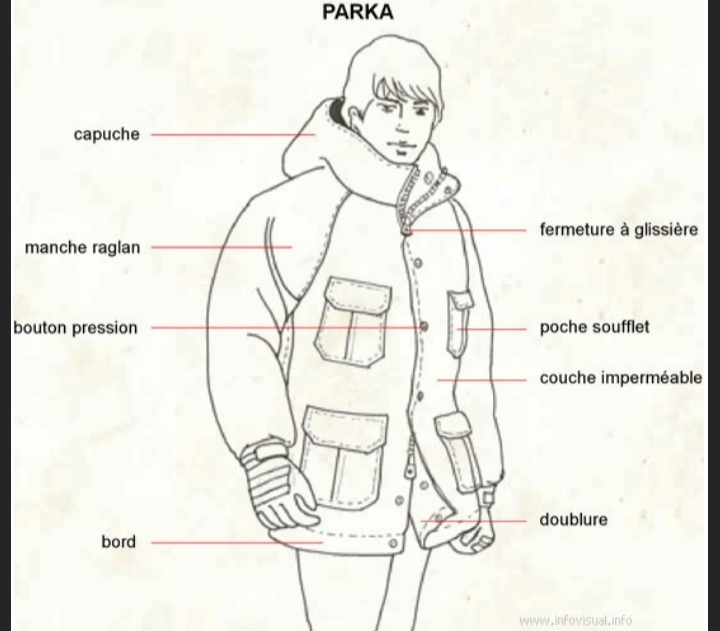
#> input picture assets/assets/img/IMG_20220118_133343.jpg, 720 x 631 px, found by its file name
$ python -i fonctions.py   (imports and definitions only)
#> lines starting #> are read from the running program, lines starting #| are printed output that depends on the picture; after the words box and inside, x2 and y2 are one past the last pixel; in counts of white or black regions, pixels touching at a corner belong together
from labocore.models import Vetements
from labocore.models import VetementsImage
from labocore.models import Composants
from labocore.models import ComposantDesign
from labocore.models import ComposantDesignImage
from django.contrib.auth.models import User
from labocore.models import CaoModelImage
from labocore.models import Cao
from labocore.models import CaoComposant
from labocore.models import CaoImageComposant
import cv2
import numpy as np
import random
import os
from django.conf import settings


# [141 lines left out: functions get_vetements_fem, get_vetements_masc, get_vetements_tous, get_vetement_details, image_vetements, get_composants and 4 more, not called in this run]


def remove_background(imggg):
	try:
		#load image
		imggg="."+imggg

		img=cv2.imread(imggg)
#> img is the input picture: shape (631, 720, 3); mean B, G, R 228.7, 236.1, 236
		#conver to gray
		gray=cv2.cvtColor(img, cv2.COLOR_BGR2GRAY)
		#threshold input image as mask
		mask=cv2.threshold(gray,250,255, cv2.THRESH_BINARY)[1]
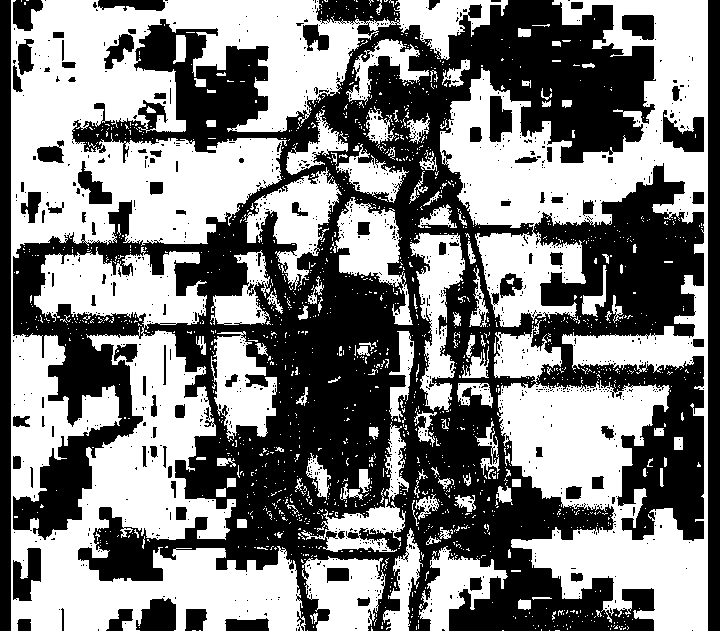
#> mask: shape (631, 720); 50.5% white; 1152 black regions (1050 under 20 px), largest, box (x1, y1, x2, y2) and area: (13, 0, 704, 631) 191848, (708, 0, 720, 631) 7572, (0, 0, 11, 631) 6941
		#negate the mask
		mask=255-mask
		#apply morphologie to remove isolated extraneaousnoise
		#use borderconstant of black since foreground touches the edges
		kernel=np.ones((3,3), np.uint8)
		mask=cv2.morphologyEx(mask, cv2.MORPH_OPEN, kernel)
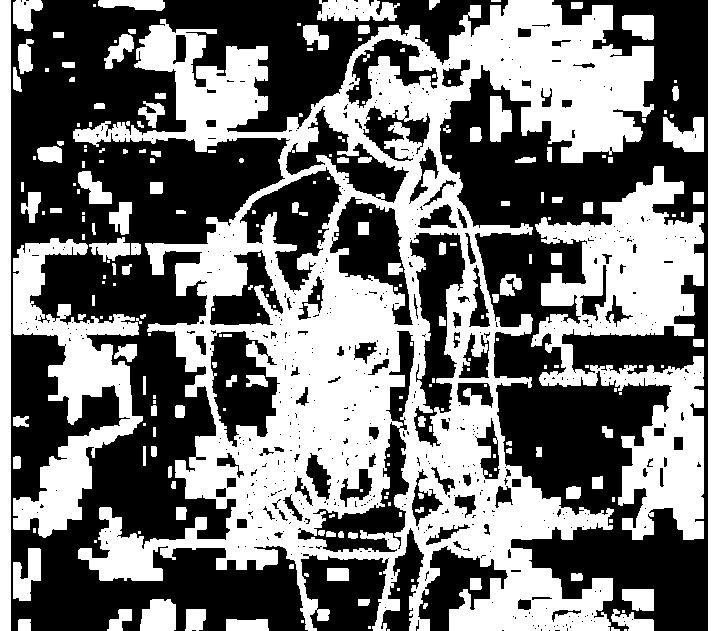
#> mask: shape (631, 720); 46.1% white; 233 white regions (110 under 20 px), largest, box (x1, y1, x2, y2) and area: (73, 0, 654, 631) 130640, (531, 166, 704, 540) 28700, (13, 238, 143, 538) 14160
		mask=cv2.morphologyEx(mask, cv2.MORPH_CLOSE, kernel)
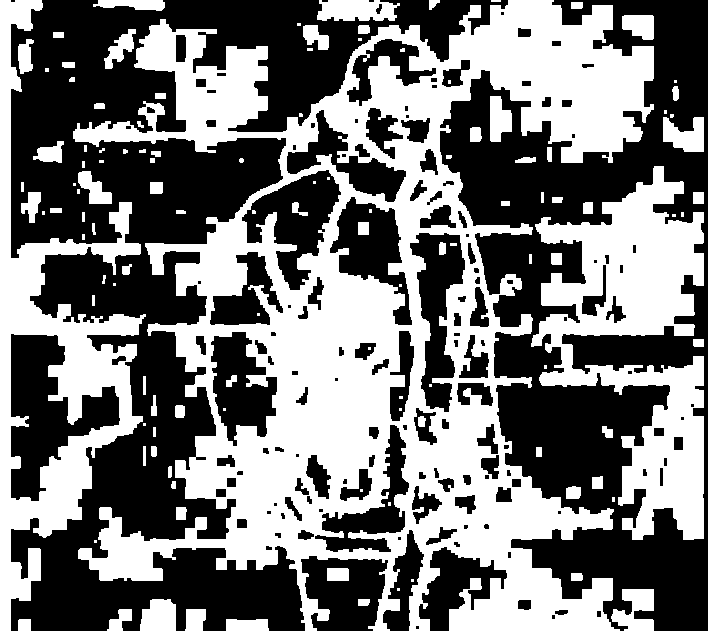
#> mask: shape (631, 720); 47.4% white; 120 white regions (38 under 20 px), largest, box (x1, y1, x2, y2) and area: (73, 0, 654, 631) 137300, (531, 166, 704, 540) 29445, (0, 0, 146, 631) 25508
		#anti-alias the mask -- blur then strecth
		#blur alpha channel
		mask=cv2.GaussianBlur(mask, (0,0), sigmaX=2, sigmaY=2, borderType=cv2.BORDER_DEFAULT)
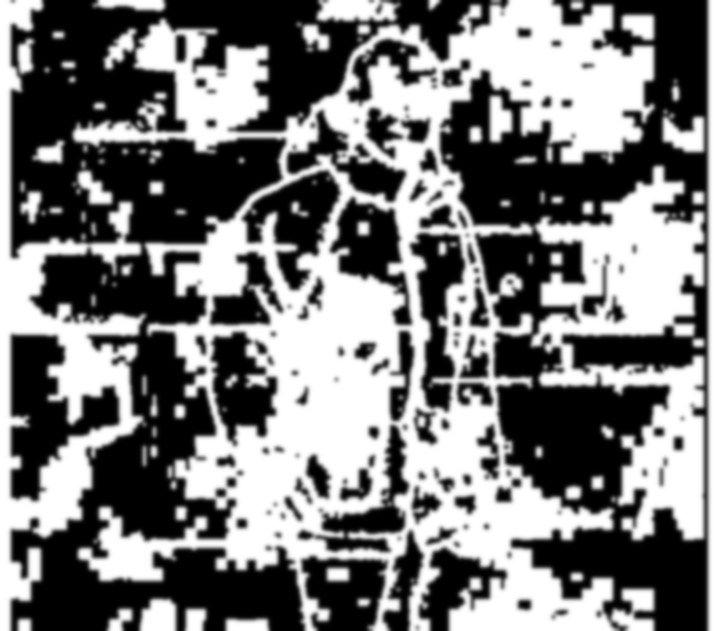
#> mask: shape (631, 720); min 0, max 255, mean 120.9
		#linear stretch so that 127.5 goes to 0 , but 255 stay 255
		mask=(2*(mask.astype(np.float32))-255.0).clip(0,255).astype(np.uint8)
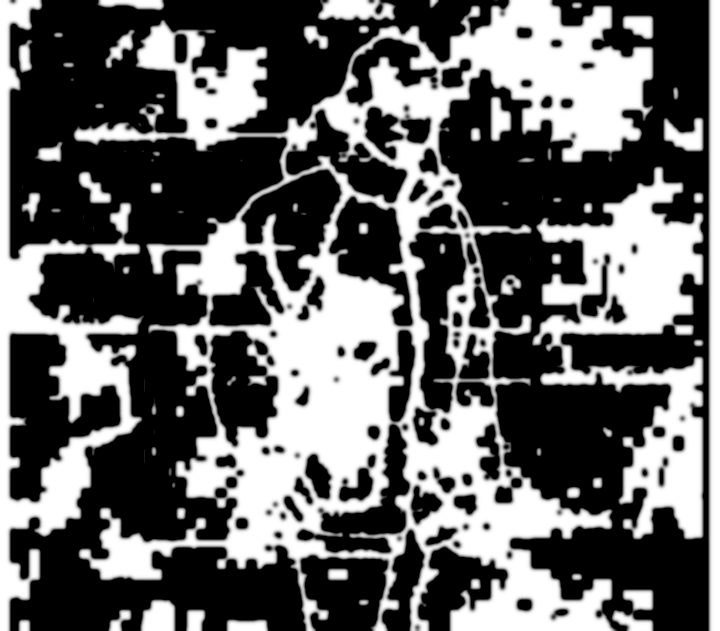
#> mask: shape (631, 720); min 0, max 255, mean 99.6
		#put mask to alpha channel
		result=img.copy()
		result=cv2.cvtColor(result, cv2.COLOR_BGR2BGRA)
		result[:,:,3]=mask

		#save resulting masked image
		if "/" in imggg:
			im_name=os.path.dirname(imggg)+"/"+str(random.randint(0,1000000))+".png"
		else:
			im_name=os.path.dirname(imggg)+"\\"+str(random.randint(0,1000000))+".png"
		cv2.imwrite(im_name, result)

		return im_name[1:]

	except Exception as exc:
		print(exc)
		return imggg

# [90 lines left out: functions create_conception_instance, get_header_cao, set_cao_model, get_composants_caoList, get_all_conceptions_from_auteur, not called in this run]

>>> result = remove_background('../assets/assets/img/IMG_20220118_133343.jpg')

$ run again, on assets/assets/img/IMG_20220118_133532.jpg
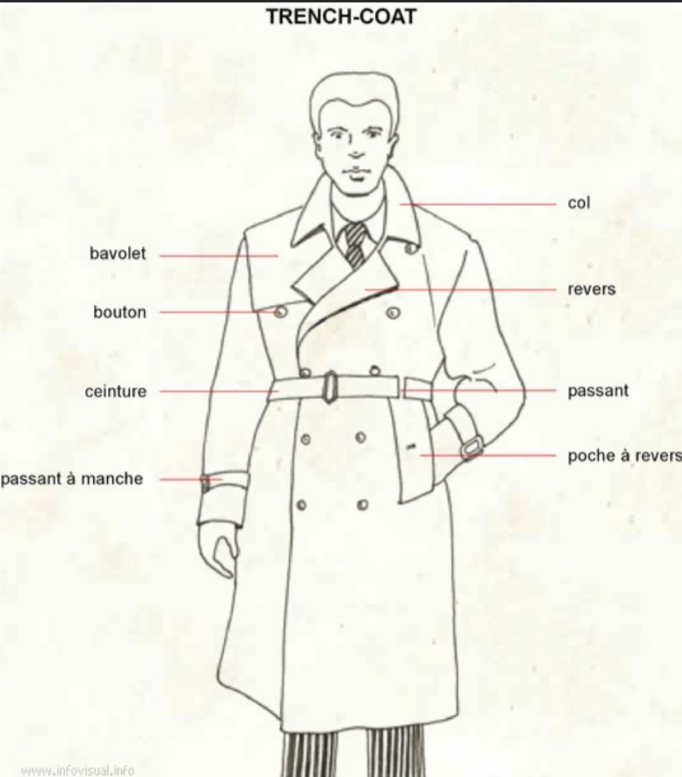
#> input picture assets/assets/img/IMG_20220118_133532.jpg, 682 x 777 px, found by its file name
#> in remove_background, img is the input picture: shape (777, 682, 3); mean B, G, R 235.6, 243.4, 243.1
#> in remove_background, `mask=cv2.threshold(gray,250,255, cv2.THRESH_BINARY)[1]`:
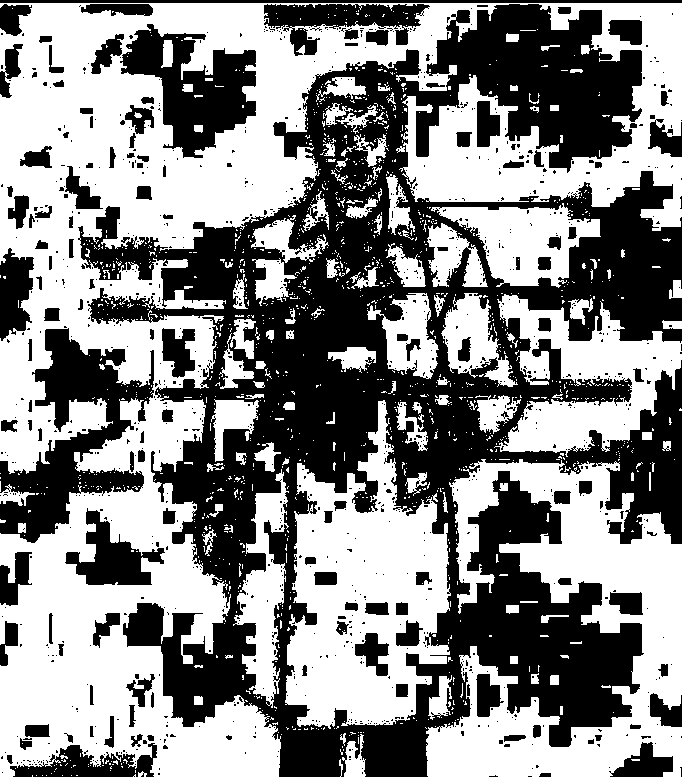
#> mask: shape (777, 682); 53.4% white; 1111 black regions (975 under 20 px), largest, box (x1, y1, x2, y2) and area: (78, 4, 682, 777) 184535, (0, 328, 154, 543) 13154, (120, 24, 256, 158) 8900
#> in remove_background, `mask=(2*(mask.astype(np.float32))-255.0).clip(0,255).astype(np.uint8)`:
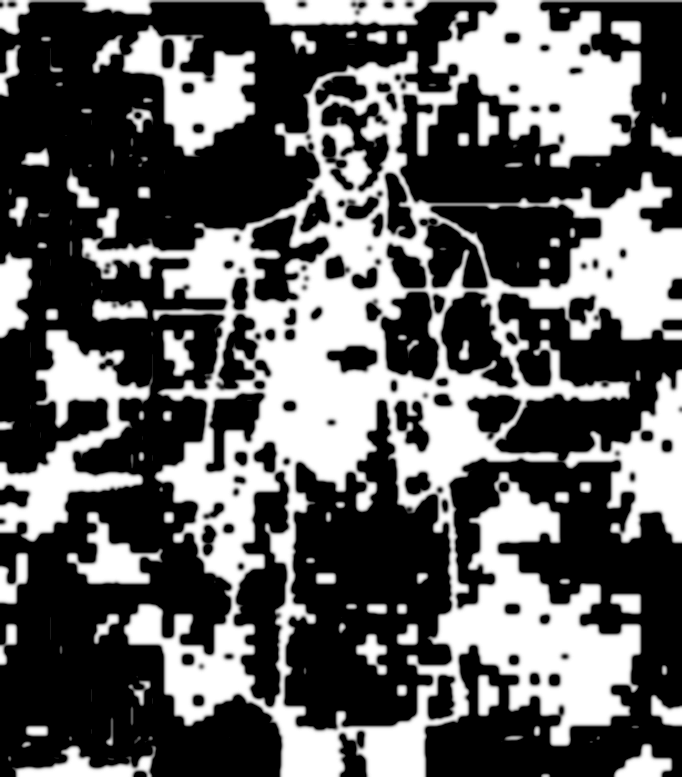
#> mask: shape (777, 682); min 0, max 255, mean 95

$ run again, on assets/assets/img/IMG_20220118_133551.jpg
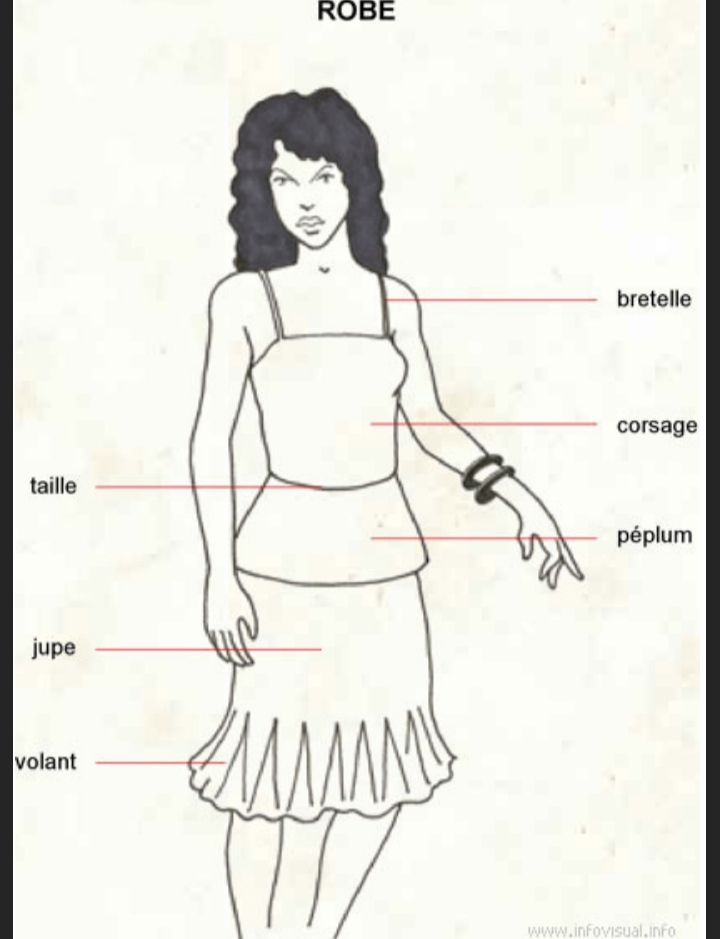
#> input picture assets/assets/img/IMG_20220118_133551.jpg, 720 x 939 px, found by its file name
#> in remove_background, img is the input picture: shape (939, 720, 3); mean B, G, R 225.6, 232.6, 232.5
#> in remove_background, `mask=cv2.threshold(gray,250,255, cv2.THRESH_BINARY)[1]`:
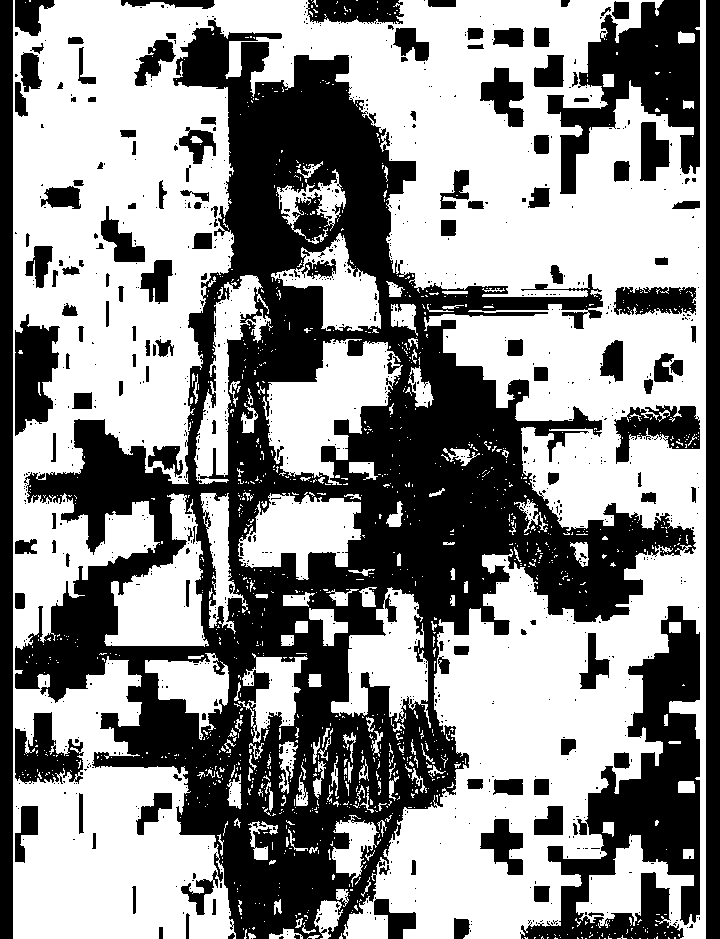
#> mask: shape (939, 720); 56.1% white; 976 black regions (828 under 20 px), largest, box (x1, y1, x2, y2) and area: (15, 18, 696, 939) 190557, (520, 606, 700, 939) 22462, (547, 0, 700, 194) 13231
#> in remove_background, `mask=(2*(mask.astype(np.float32))-255.0).clip(0,255).astype(np.uint8)`:
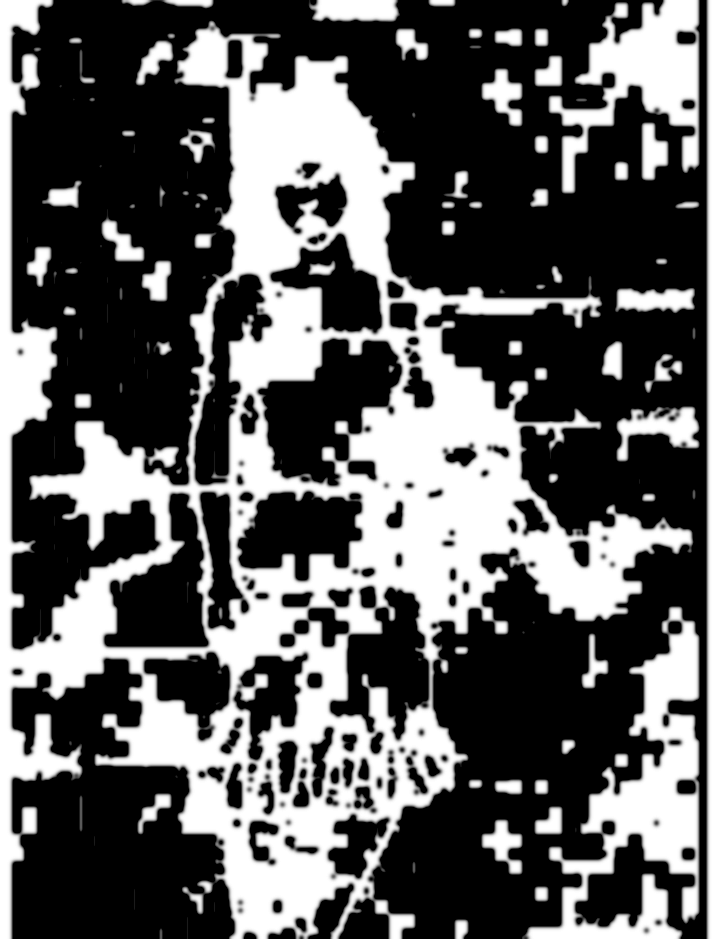
#> mask: shape (939, 720); min 0, max 255, mean 92.9

$ run again, on assets/assets/img/IMG_20220118_133610.jpg
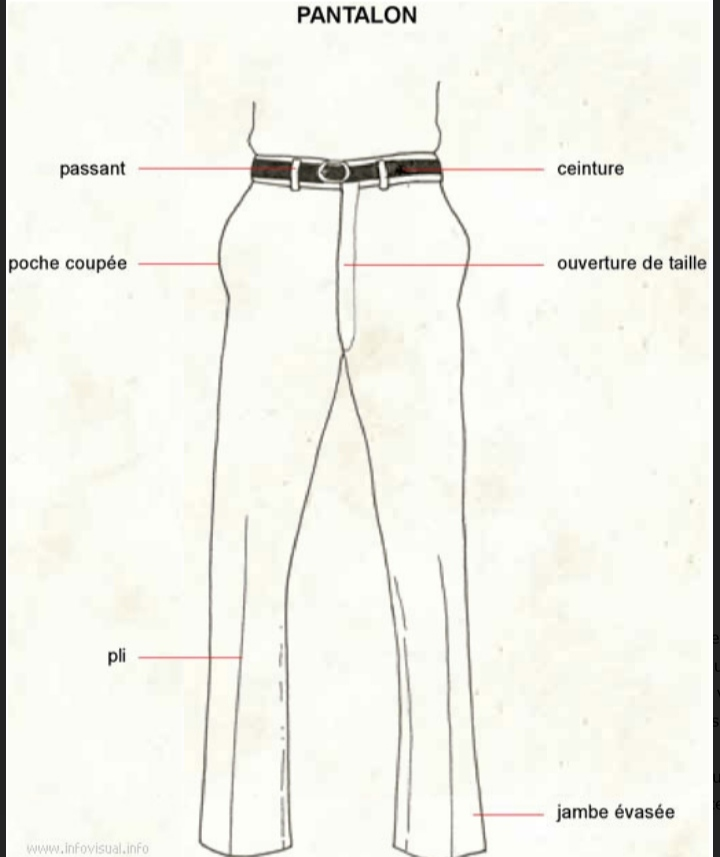
#> input picture assets/assets/img/IMG_20220118_133610.jpg, 720 x 857 px, found by its file name
#> in remove_background, img is the input picture: shape (857, 720, 3); mean B, G, R 234.8, 242.4, 242
#> in remove_background, `mask=cv2.threshold(gray,250,255, cv2.THRESH_BINARY)[1]`:
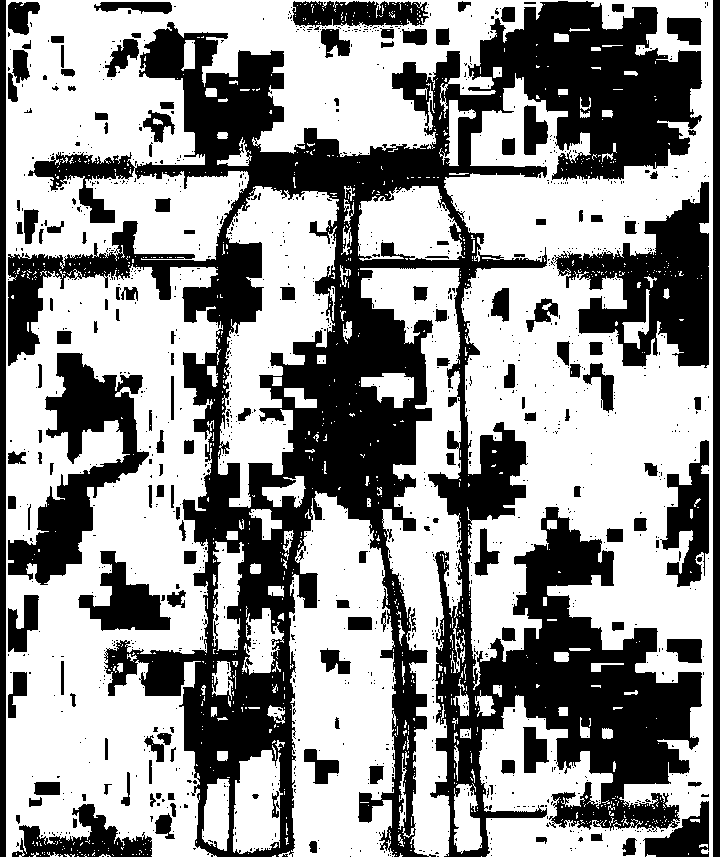
#> mask: shape (857, 720); 58.5% white; 1267 black regions (1113 under 20 px), largest, box (x1, y1, x2, y2) and area: (8, 1, 702, 857) 178421, (554, 182, 709, 368) 13600, (8, 353, 149, 585) 11757
#> in remove_background, `mask=(2*(mask.astype(np.float32))-255.0).clip(0,255).astype(np.uint8)`:
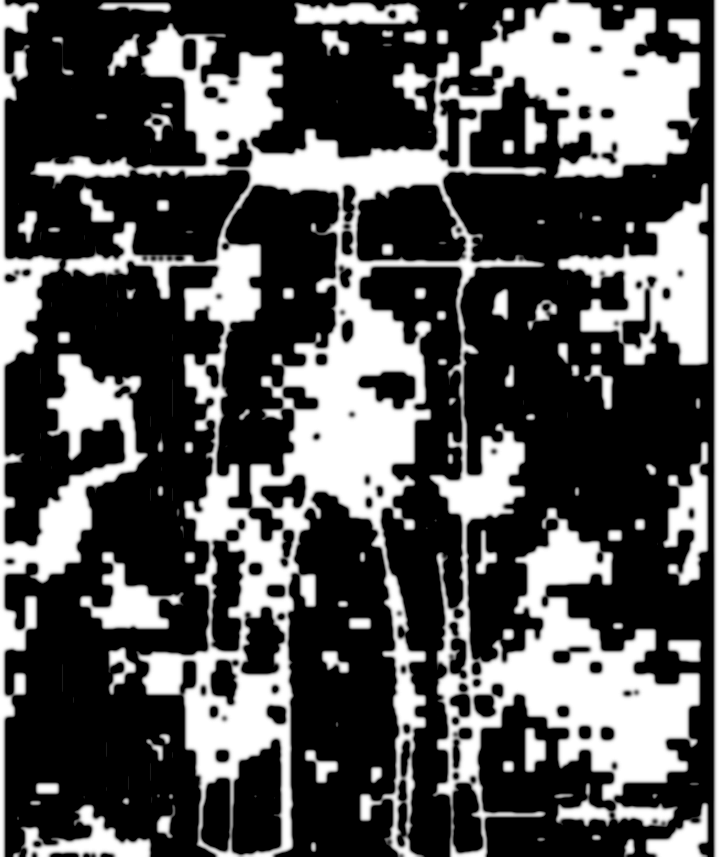
#> mask: shape (857, 720); min 0, max 255, mean 82.7
